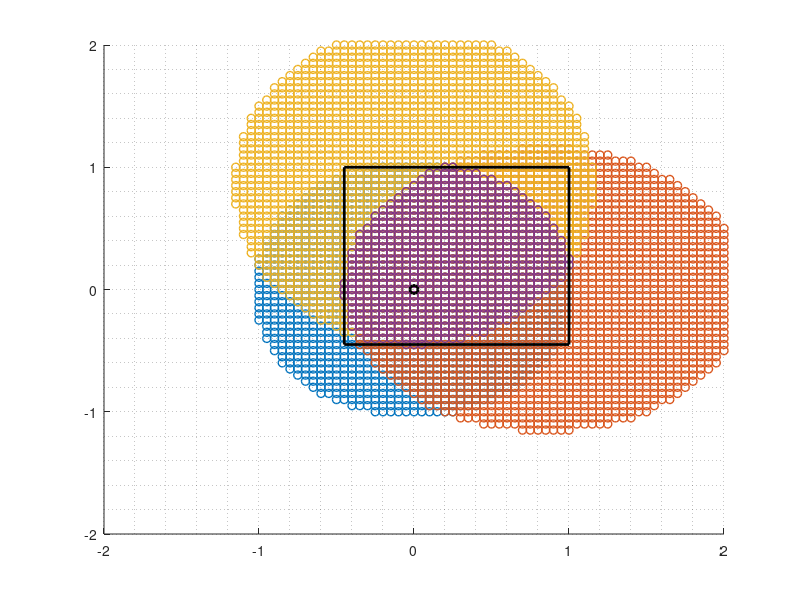

The MATLAB source for this figure:
clear all, close all, clc

% Important
phi_max = 40; % maximo phi

% Parámetros
z = 0.76;      % altura del receptor
H = 2;        % altura transmisor
h = H - z;    % diferencia vertical

tilt = 20;                % inclinación [deg]
azimuth_1 = 0;            % azimut [deg]
azimuth_2 = 90;            % azimut [deg]

n_r = [0,0,1]';           % normal receptor (mirando al techo)
n_t = [0,0,-1; ...
       sind(tilt)*cosd(azimuth_1), sind(tilt)*sind(azimuth_1), -cosd(tilt);...
       sind(tilt)*cosd(azimuth_2), sind(tilt)*sind(azimuth_2), -cosd(tilt)]'; % 3x2

T = [0,0,H]';             % posición del Tx

% Grilla 2D
dx = 0.05;
Rx = -2:dx:2;
Ry = -2:dx:2;
[XX,YY] = meshgrid(Rx,Ry);
NN = numel(XX);
R = [XX(:)'; YY(:)'; z*ones(1,NN)];  % puntos del receptor

d      = R - T;
d_norm = sqrt(sum(d.^2,1));
d_unit = d ./ d_norm;

cos_phi = n_t' * d_unit;        % 2xN (emisión para ambos modos)
phi     = acosd(cos_phi);        % 2xN

phi_c = (phi<=phi_max);
R_nt1 = R(:,phi_c(1,:)==1);
R_nt2 = R(:,phi_c(2,:)==1);
R_nt3 = R(:,phi_c(3,:)==1);
R_filter = R(:,sum(phi_c,1)==3);
length(R_filter)


% Rangos en X e Y
x_min = min(R_filter(1,:));  x_max = max(R_filter(1,:)); x_max-x_min
y_min = min(R_filter(2,:));  y_max = max(R_filter(2,:)); y_max-y_min
z0    = R_filter(3,1);       % misma Z que los puntos filtrados (todos iguales)

% ---------- (A) Rectángulo mínimo alineado a ejes ----------
Xr = [x_min, x_max, x_max, x_min, x_min];
Yr = [y_min, y_min, y_max, y_max, y_min];
Zr = z0 * ones(1,5);


figure(1)
hold on
plot3(R_nt1(1,:),R_nt1(2,:),R_nt1(3,:),'o','LineWidth',1)
plot3(R_nt2(1,:),R_nt2(2,:),R_nt2(3,:),'o','LineWidth',1)
plot3(R_nt3(1,:),R_nt3(2,:),R_nt3(3,:),'o','LineWidth',1)
plot3(R_filter(1,:),R_filter(2,:),R_filter(3,:),'o','LineWidth',1)
plot3(0,0,0.76,'o','LineWidth',2,'Color','k')
plot3(Xr, Yr, Zr, '-','LineWidth',2,'Color','k')
axis([-2 2 -2 2 0 2])
grid minor

% ref. como angulo angulo que forma el vector n_t_1 con en la esquina
phi_corner = acosd(h/sqrt(x_max^2 + y_max^2 + h^2))
